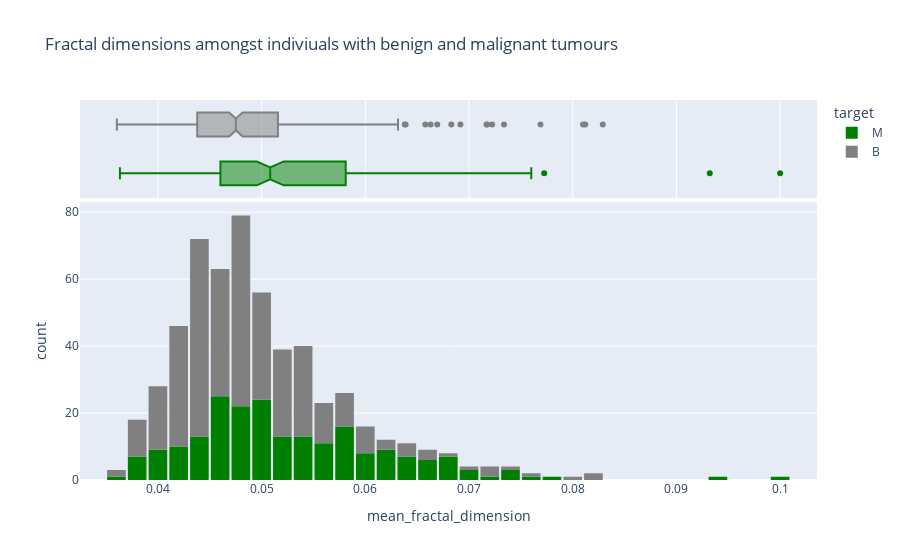

Notebook code for this chart:
### Code cell
fig10= px.histogram(merged_df_chopped, 
                   x='mean_fractal_dimension', 
                   marginal='box', 
                   color='target', 
                   color_discrete_sequence=['green', 'grey'], 
                   title='Fractal dimensions amongst indiviuals with benign and malignant tumours')
fig10.update_layout(bargap=0.1)
fig10.show()

### Figure 1 — Plotly figure (JSON) as saved in the notebook; plotly's stock layout.template omitted (floating-point values rounded to 4 significant figures; data arrays with more than 128 entries replaced by an {"elided": "..."} marker saying what was removed)
{"data": [{"alignmentgroup": "True", "bingroup": "x", "hovertemplate": "target=M<br>mean_fractal_dimension=%{x}<br>count=%{y}<extra></extra>", "legendgroup": "M", "marker": {"color": "green", "pattern": {"shape": ""}}, "name": "M", "offsetgroup": "M", "orientation": "v", "showlegend": true, "type": "histogram", "x": {"elided": "212 float values"}, "xaxis": "x", "yaxis": "y"}, {"alignmentgroup": "True", "hovertemplate": "target=M<br>mean_fractal_dimension=%{x}<extra></extra>", "legendgroup": "M", "marker": {"color": "green"}, "name": "M", "notched": true, "offsetgroup": "M", "showlegend": false, "type": "box", "x": {"elided": "212 float values"}, "xaxis": "x2", "yaxis": "y2"}, {"alignmentgroup": "True", "bingroup": "x", "hovertemplate": "target=B<br>mean_fractal_dimension=%{x}<br>count=%{y}<extra></extra>", "legendgroup": "B", "marker": {"color": "grey", "pattern": {"shape": ""}}, "name": "B", "offsetgroup": "B", "orientation": "v", "showlegend": true, "type": "histogram", "x": {"elided": "357 float values"}, "xaxis": "x", "yaxis": "y"}, {"alignmentgroup": "True", "hovertemplate": "target=B<br>mean_fractal_dimension=%{x}<extra></extra>", "legendgroup": "B", "marker": {"color": "grey"}, "name": "B", "notched": true, "offsetgroup": "B", "showlegend": false, "type": "box", "x": {"elided": "357 float values"}, "xaxis": "x2", "yaxis": "y2"}], "layout": {"bargap": 0.1, "barmode": "relative", "legend": {"title": {"text": "target"}, "tracegroupgap": 0}, "title": {"text": "Fractal dimensions amongst indiviuals with benign and malignant tumours"}, "xaxis": {"anchor": "y", "domain": [0, 1], "title": {"text": "mean_fractal_dimension"}}, "xaxis2": {"anchor": "y2", "domain": [0, 1], "matches": "x", "showgrid": true, "showticklabels": false}, "yaxis": {"anchor": "x", "domain": [0, 0.7326], "title": {"text": "count"}}, "yaxis2": {"anchor": "x2", "domain": [0.7426, 1], "matches": "y2", "showgrid": false, "showline": false, "showticklabels": false, "ticks": ""}}}
